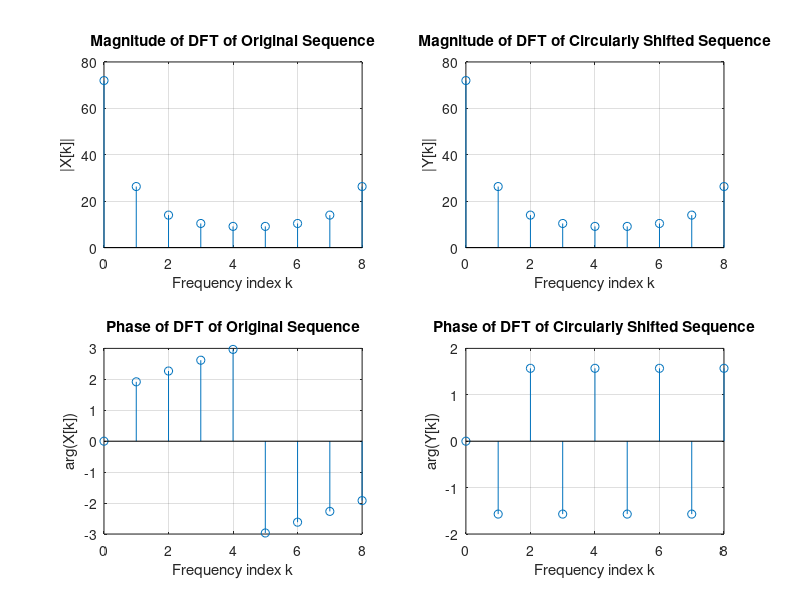

This chart was generated by the following MATLAB code:
clf;
x = [0 2 4 6 8 10 12 14 16]; 
N = length(x)-1; n = 0:N; 
y = circshift(x,5);
XF = fft(x); 
YF = fft(y); 
subplot(2,2,1);
% plot the spectral magnitudes of the original and shifted sequences
stem(n,abs(XF));grid;
title('Magnitude of DFT of Original Sequence');
xlabel('Frequency index k');
ylabel('|X[k]|');
subplot(2,2,2);
stem(n,abs(YF));grid;
title('Magnitude of DFT of Circularly Shifted Sequence');
xlabel('Frequency index k');
ylabel('|Y[k]|');
% plot the spectral phases of the original and shifted sequences
subplot(2,2,3);
stem(n,angle(XF));grid;
title('Phase of DFT of Original Sequence');
xlabel('Frequency index k');
ylabel('arg(X[k])');
subplot(2,2,4);
stem(n,angle(YF));grid;
title('Phase of DFT of Circularly Shifted Sequence');
xlabel('Frequency index k');
ylabel('arg(Y[k])');